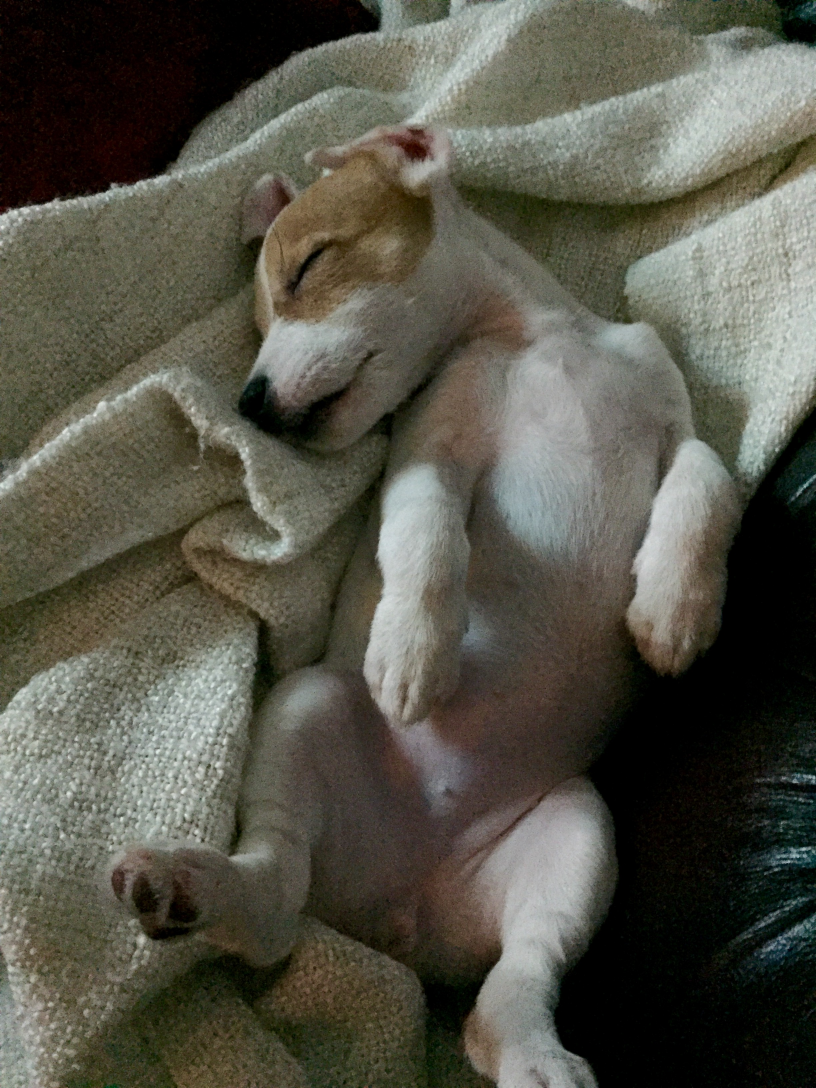
#> input picture curso_machine_az/08 - Deep Learning/dataset/test_image/Hadelin_Dog.jpg, 2448 x 3264 px, given in place of predictions.jpg, which was not available (shown at 1/3 size)
$ jupyter execute --allow-errors unidade04_YOLOv4_Training_Tutorial_Custom.ipynb   (shell and % lines are left out)   (text cells are left out)
#> lines starting #> are read from the running program, lines starting #| are printed output that depends on the picture; pictures that were not available may be replaced by others from this repository, and a replacement may not be noted
[cell 1]
# clone darknet repo

[cell 2]
# change makefile to have GPU and OPENCV enabled
%cd darknet

[cell 3]
# verify CUDA

[cell 4]
# check whether GPU is provided

[cell 5]
# make darknet (builds darknet so that you can then use the darknet executable file to run or train object detectors)

[cell 6]
%cd darknet

[cell 7]
# define helper functions
def imShow(path):
#> called with path = 'predictions.jpg'
  import cv2
  import matplotlib.pyplot as plt
  %matplotlib inline

  image = cv2.imread(path)
#> image is the input picture: shape (3264, 2448, 3); mean B, G, R 72.8, 84.3, 85.4
  height, width = image.shape[:2]
#> height = 3264; width = 2448
  resized_image = cv2.resize(image,(3*width, 3*height), interpolation = cv2.INTER_CUBIC)

  fig = plt.gcf()
  fig.set_size_inches(18, 10)
  plt.axis("off")
  plt.imshow(cv2.cvtColor(resized_image, cv2.COLOR_BGR2RGB))
  plt.show()
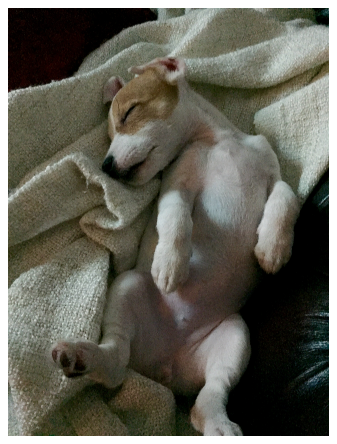
#> figure drawn by matplotlib, 1 panel

# use this to upload files
def upload():
  from google.colab import files
  uploaded = files.upload()
  for name, data in uploaded.items():
    with open(name, 'wb') as f:
      f.write(data)
      print ('saved file', name)

# use this to download a file
def download(path):
  from google.colab import files
  files.download(path)

[cell 8]
# run darknet detection on test images

[cell 9]
# show image using our helper function
imShow('predictions.jpg')

#> (a cell that did not finish here is left out)

[cell 11]
%cd ..
from google.colab import drive
drive.mount('/content/gdrive')

[cell 12]
# cd back into the darknet folder to run detections
%cd darknet

[cell 13]
# this is ran without the threshold flag set
imShow('predictions.jpg')

[cell 14]
# same detections but ran with the threshold flag set to 0.5 (pottedplant is no longer detected!)
imShow('predictions.jpg')

[cell 15]
# darknet run with external output flag to print bounding box coordinates
imShow('predictions.jpg')

[cell 16]
# running darknet with dont show flag set (no longer get warnings)

[cell 17]
%cd ..

[cell 18]
# this is where my datasets are stored within my Google Drive (I created a yolov4 folder to store all important files for custom training)

[cell 19]
%cd darknet/

[cell 20]
# copy over both datasets into the root directory of the Colab VM (comment out test.zip if you are not using a validation dataset)

[cell 21]
# unzip the datasets and their contents so that they are now in /darknet/data/ folder

[cell 22]
# download cfg to google drive and change its name

[cell 23]
# to download to local machine (change its name to yolov4-obj.cfg once you download)
# download('cfg/yolov4-custom.cfg')

[cell 24]
# upload the custom .cfg back to cloud VM from Google Drive

[cell 25]
# upload the obj.names and obj.data files to cloud VM from Google Drive

[cell 26]
# upload the generate_train.py and generate_test.py script to cloud VM from Google Drive

[cell 27]
# verify that the newly generated train.txt and test.txt can be seen in our darknet/data folder

[cell 28]
# delete backup folder

# create Symlinks so we can save trained weight in our Google Drive
# create folder weight/backup in your Drive to store trained weights

[cell 29]
# train your custom detector! (uncomment %%capture below if you run into memory issues or your Colab is crashing)
# %%capture

[cell 30]
# show chart.png of how custom object detector did with training
imShow('chart.png')
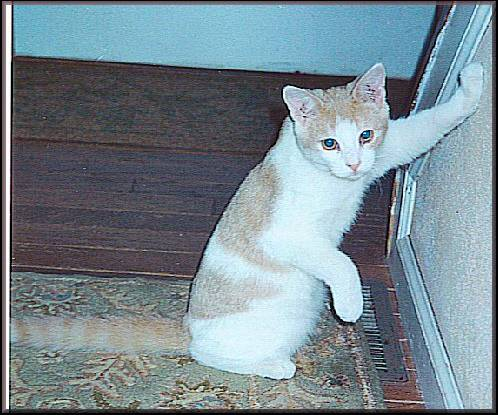
#> input picture curso_machine_az/08 - Deep Learning/dataset/test_image/cat.4001.jpg, 498 x 415 px, given in place of chart.png, which was not available
#> in imShow, image is the input picture: shape (415, 498, 3); mean B, G, R 145.6, 136.8, 120.5
#> in imShow (call 5), `resized_image = cv2.resize(image,(3*width, 3*height), interpolation = ..`:
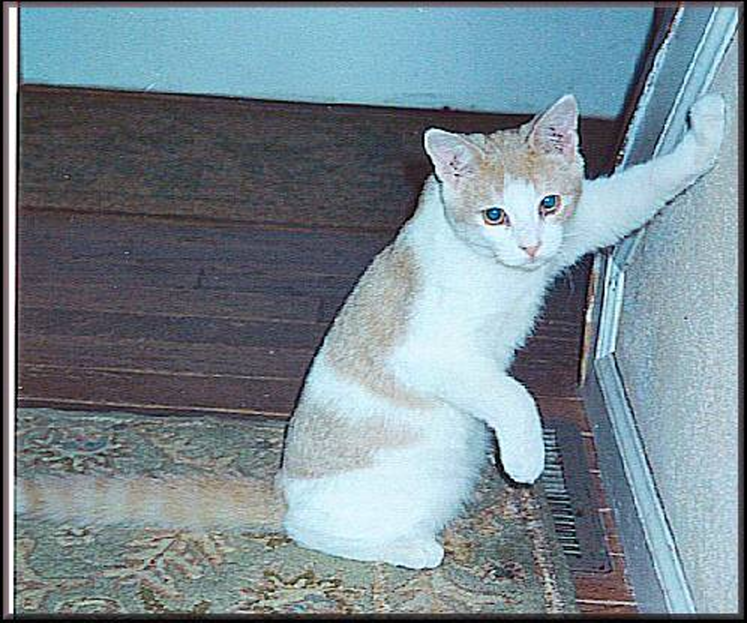
#> resized_image: shape (1245, 1494, 3) (shown at 1/2 size); mean B, G, R 145.6, 136.8, 120.5

[cell 31]
# kick off training from where it last saved

[cell 32]
# need to set our custom cfg to test mode
%cd cfg
%cd ..

[cell 33]
# run your custom detector with this command (upload an image to your google drive to test, thresh flag sets accuracy that detection must be in order to show it)
imShow('predictions.jpg')
